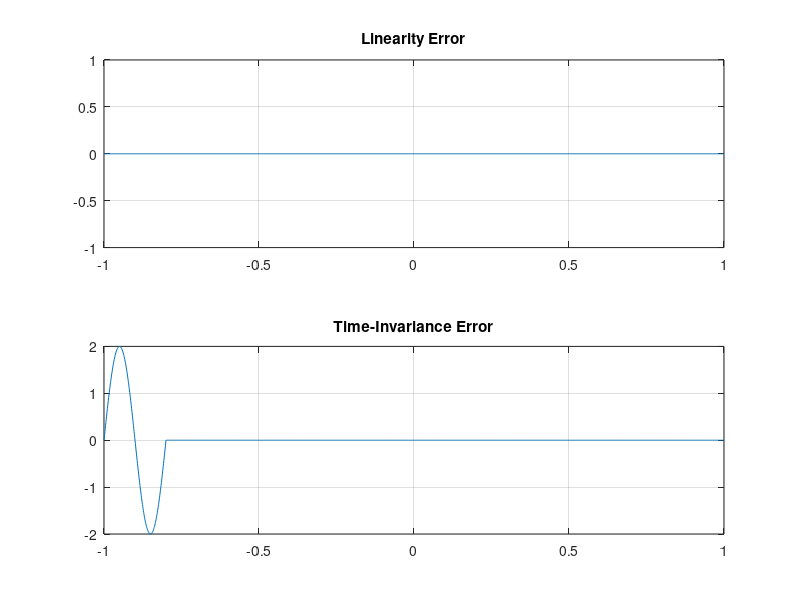

Reproduce this figure in MATLAB.
clc; clear; close all; 
t = -1:0.001:1; 
x1 = sin(2*pi*5*t); x2 = cos(2*pi*5*t); 
a = 2; b = 3; t0 = 0.2; 
T = @(x) 2*x; 
lhs = T(a*x1+b*x2); 
rhs = a*T(x1)+b*T(x2); 
linError = max(abs(lhs-rhs)); 
xDelay = sin(2*pi*5*(t-t0)); 
lhsTI = T(xDelay); 
rhsTI = T(x1); 
rhsTIshift = interp1(t,rhsTI,t-t0,'linear',0); 
tiError = max(abs(lhsTI-rhsTIshift)); 
figure; 
subplot(2,1,1); plot(t,lhs-rhs); grid on; title('Linearity Error'); 
subplot(2,1,2); plot(t,lhsTI-rhsTIshift); grid on; title('Time-Invariance Error'); 
fprintf('Linearity error = %g\n',linError); 
fprintf('Time-invariance error = %g\n',tiError);
